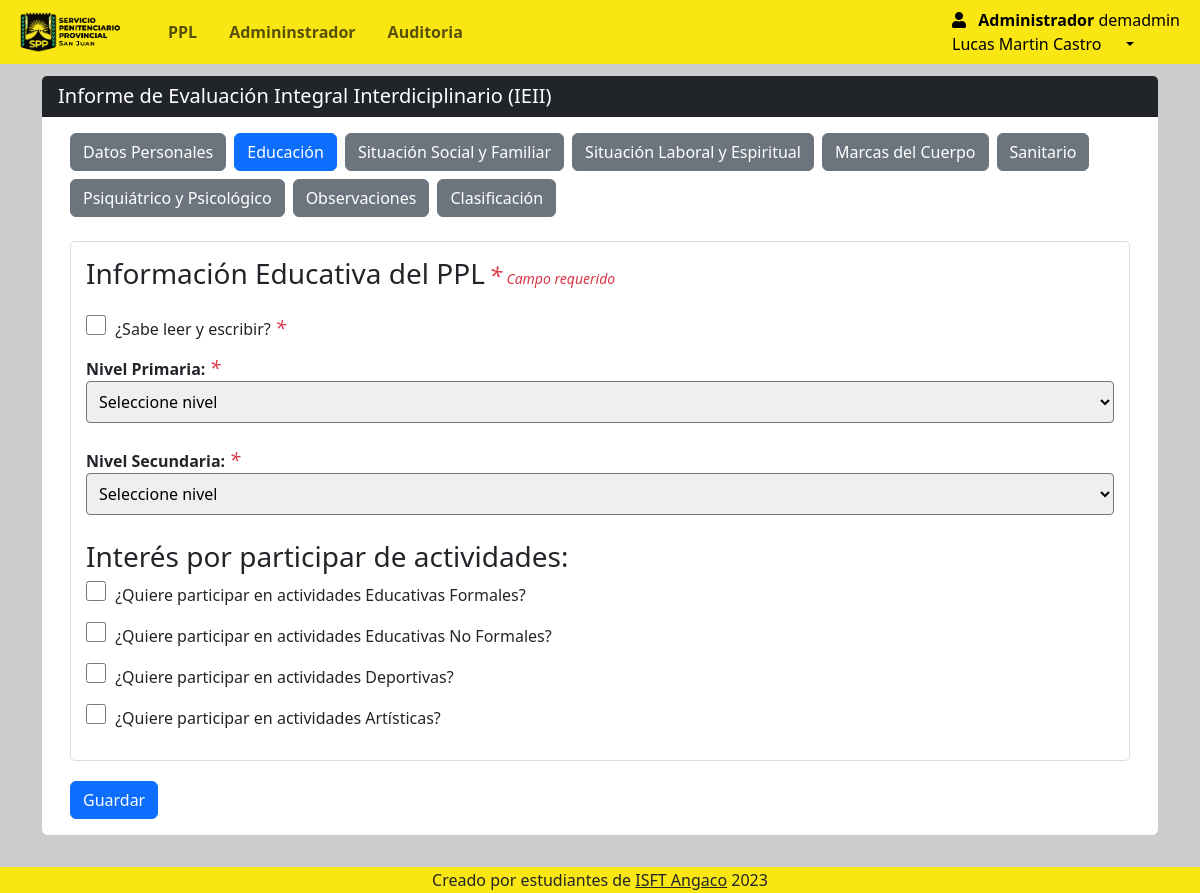
The page /Views/admin/ppl_informe.php?seccion=educacion&id=42 (signed in) on the database as committed earlier.
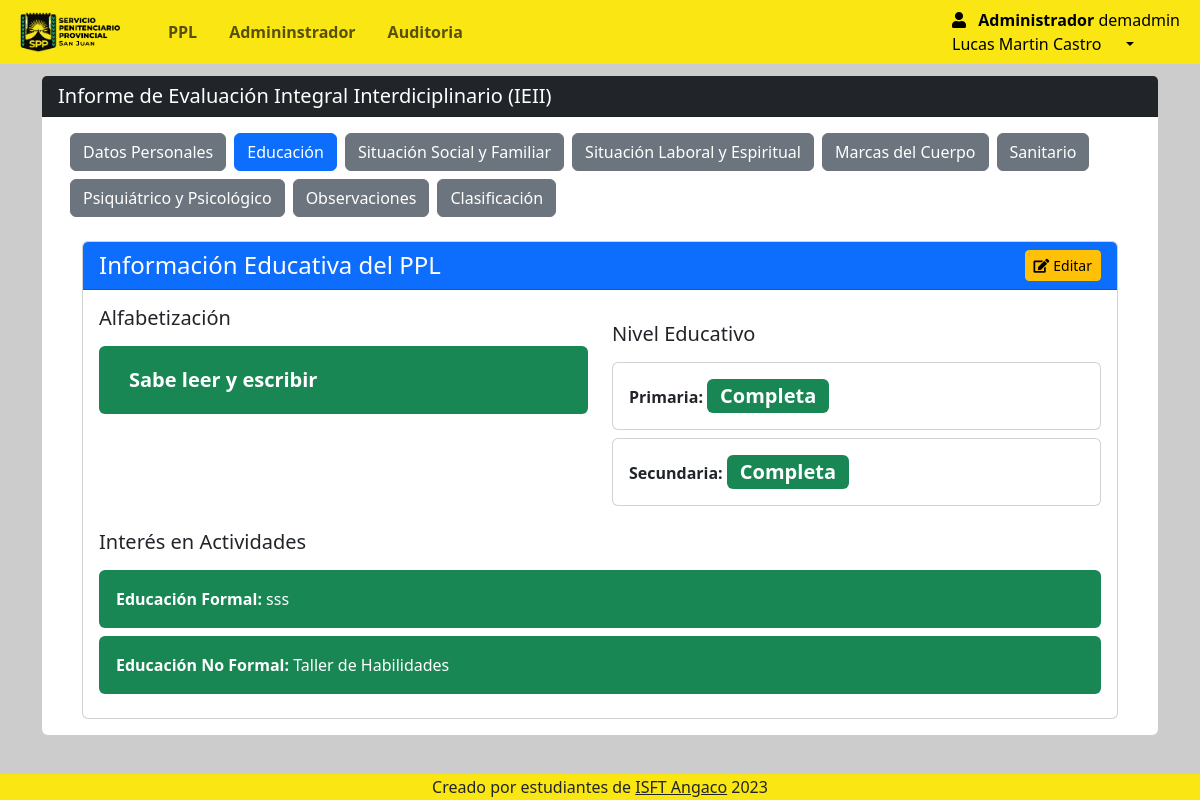
The same page on the database as committed later.
### tables this page shows
CREATE TABLE `educacion` (
  `id` int(11) NOT NULL,
  `id_ppl` int(11) NOT NULL,
  `sabe_leer_escrib` tinyint(1) DEFAULT NULL,
  `primaria` varchar(12) NOT NULL,
  `secundaria` varchar(12) NOT NULL,
  `tiene_educ_formal` tinyint(4) NOT NULL,
  `educ-formal` varchar(50) DEFAULT NULL,
  `tiene_educ_no_formal` tinyint(4) NOT NULL,
  `educ-no-formal` varchar(50) DEFAULT NULL,
  `quiere_deporte` tinyint(4) NOT NULL,
  `sec-deporte` varchar(50) DEFAULT NULL,
  `quiere_act_artistica` tinyint(4) NOT NULL,
  `act-artistica` varchar(50) DEFAULT NULL,
  `estado` varchar(255) NOT NULL DEFAULT 'Activo'
);

### Views/admin/educacion_lista.php (the view, shortened to what the changed rows need)
<?php
$idppl = isset($_GET['id']) ? intval($_GET['id']) : 0;
if ($idppl > 0) {
    try {
        $stmt = $db->prepare("SELECT * FROM educacion WHERE id_ppl = ? LIMIT 1");
        $stmt->execute([$idppl]);
        $educacion = $stmt->fetch(PDO::FETCH_ASSOC);
    } catch (PDOException $e) {
        echo "<div class='alert alert-danger'>Error al obtener la información educativa: " . $e->getMessage() . "</div>";
        exit();
    }
} else {
    echo "<div class='alert alert-danger'>ID de PPL no válido</div>";
    exit();
}
?>
<div class="container mt-3">
    <div class="card">
        <div class="card-header bg-primary text-white d-flex justify-content-between align-items-center">
            <h4 class="mb-0">Información Educativa del PPL</h4>
            <?php
                if ($_SESSION['id_rol'] === 1 || $_SESSION['id_rol'] === 2) {
            ?>
                <a href="educacion_edit.php?id=<?php echo $idppl; ?>" class='btn btn-warning btn-sm'>
                    <i class="fas fa-edit me-1"></i>Editar
                </a>
            <?php }?>
        </div>
        <div class="card-body">
            <div class="row">
                <div class="">
                    <div class="row">
                        <div class="col">
                            <h5 class="mb-3 ">Alfabetización</h5>
                            <div class="alert <?php echo $educacion['sabe_leer_escrib'] ? 'bg-success' : 'bg-danger'; ?> text-white">
                                <span class="badge fs-5 ">
                                    <?php echo $educacion['sabe_leer_escrib'] ? 'Sabe leer y escribir' : 'No sabe leer y escribir'; ?>
                                </span>
                            </div>
                        </div>
                        <div class="col">
                            <h5 class="mt-3 mb-3">Nivel Educativo</h5>
                            <div class="card mb-2">
                                <div class="card-body">
                                    <strong>Primaria:</strong>
                                    <span class="badge fs-5 <?php echo $educacion['primaria'] == 'Completa' ? 'bg-success' : 'bg-danger'; ?>">
                                        <?php echo htmlspecialchars($educacion['primaria']); ?>
                                    </span>
                                </div>
                            </div>
                            <div class="card mb-2">
                                <div class="card-body">
                                    <strong>Secundaria:</strong>
                                    <span class="badge fs-5 <?php echo $educacion['secundaria'] == 'Completa' ? 'bg-success' : 'bg-danger'; ?>">
                                        <?php echo htmlspecialchars($educacion['secundaria']); ?>
                                    </span>
                                </div>
                            </div>
                        </div>
                    </div>
                    <h5 class="mt-3 mb-3">Interés en Actividades</h5>
                    <?php if ($educacion['tiene_educ_formal']) : ?>
                    <div class="alert bg-success text-white mb-2">
                        <strong>Educación Formal:</strong>
                        <?php echo htmlspecialchars($educacion['educ-formal']); ?>
                    </div>
                    <?php endif; ?>
                    <?php if ($educacion['tiene_educ_no_formal']) : ?>
                    <div class="alert bg-success text-white mb-2">
                        <strong>Educación No Formal:</strong>
                        <?php echo htmlspecialchars($educacion['educ-no-formal']); ?>
                    </div>
                    <?php endif; ?>
                </div>
            </div>
        </div>
    </div>
</div>

### Views/admin/educacion_crea.php (shortened to what the changed rows need)
<head>
</head>
<body>
    <form method="POST">
        <div class="form-section">
            <h3 class="d-inline" id="titulo">Información Educativa del PPL</h3>
            <div class="mt-4 d-inline">
                <h4 class="text-danger fst-italic d-inline">*</h4>
                <h6 class="text-danger small fst-italic d-inline">Campo requerido</h6>
            </div>
            <div class="checkbox-group mt-4">
                <input type="checkbox" id="sabe_leer_escrib" name="sabe_leer_escrib" required>
                <label for="sabe_leer_escrib" class="checkbox-label">¿Sabe leer y escribir?</label>
                <h5 class="text-danger fst-italic d-inline">*</h5>
            </div>
            <div class="form-group">
                <label class="d-inline">Nivel Primaria:</label>
                <h5 class="text-danger fst-italic d-inline">*</h5>
                <select name="primaria" required>
                    <option value="">Seleccione nivel</option>
                </select>
            </div>
            <div class="form-group">
                <label class="d-inline">Nivel Secundaria:</label>
                <h5 class="text-danger fst-italic d-inline">*</h5>
                <select name="secundaria" required>
                    <option value="">Seleccione nivel</option>
                </select>
            </div>
            <h3>Interés por participar de actividades:</h3>
            <div class="checkbox-group">
                <input type="checkbox" id="tiene_educ_formal" name="tiene_educ_formal">
                <label for="tiene_educ_formal" class="checkbox-label">¿Quiere participar en actividades Educativas Formales?</label>
            </div>
            <div class="checkbox-group">
                <input type="checkbox" id="tiene_educ_no_formal" name="tiene_educ_no_formal">
                <label for="tiene_educ_no_formal" class="checkbox-label">¿Quiere participar en actividades Educativas No Formales?</label>
            </div>
            <div class="checkbox-group">
                <input type="checkbox" id="quiere_deporte" name="quiere_deporte">
                <label for="quiere_deporte" class="checkbox-label">¿Quiere participar en actividades Deportivas?</label>
            </div>
            <div class="checkbox-group">
                <input type="checkbox" id="quiere_act_artistica" name="quiere_act_artistica">
                <label for="quiere_act_artistica" class="checkbox-label">¿Quiere participar en actividades Artísticas?</label>
            </div>
        </div>
        <button type="submit" class="btn btn-primary">Guardar</button>
    </form>
</body>

Rows that differ between the two databases and show on the page:
added educacion: primaria "Completa", secundaria "Completa", value "sss", value "Taller de Habilidades"
Other text that changed with them:
form field sabe_leer_escrib: "☐" → (not shown)
form field primaria: "Seleccione nivel" → (not shown)
form field secundaria: "Seleccione nivel" → (not shown)
form field tiene_educ_formal: "☐" → (not shown)
form field tiene_educ_no_formal: "☐" → (not shown)
form field quiere_deporte: "☐" → (not shown)
form field quiere_act_artistica: "☐" → (not shown)
text no longer shown: "* Campo requerido ¿Sabe leer y escribir? * Nivel Primaria: * Nivel Secundaria: * Interés por participar de actividades: ¿Quiere participar en actividades Educativas Formales? ¿Quiere participar en actividades Educativas No Formales? ¿Quiere participar en actividades Deportivas? ¿Quiere participar en actividades Artísticas? Guardar"
text now shown: "Editar Alfabetización Sabe leer y escribir Nivel Educativo Primaria: Secundaria: Interés en Actividades Educación Formal: Educación No Formal:"
